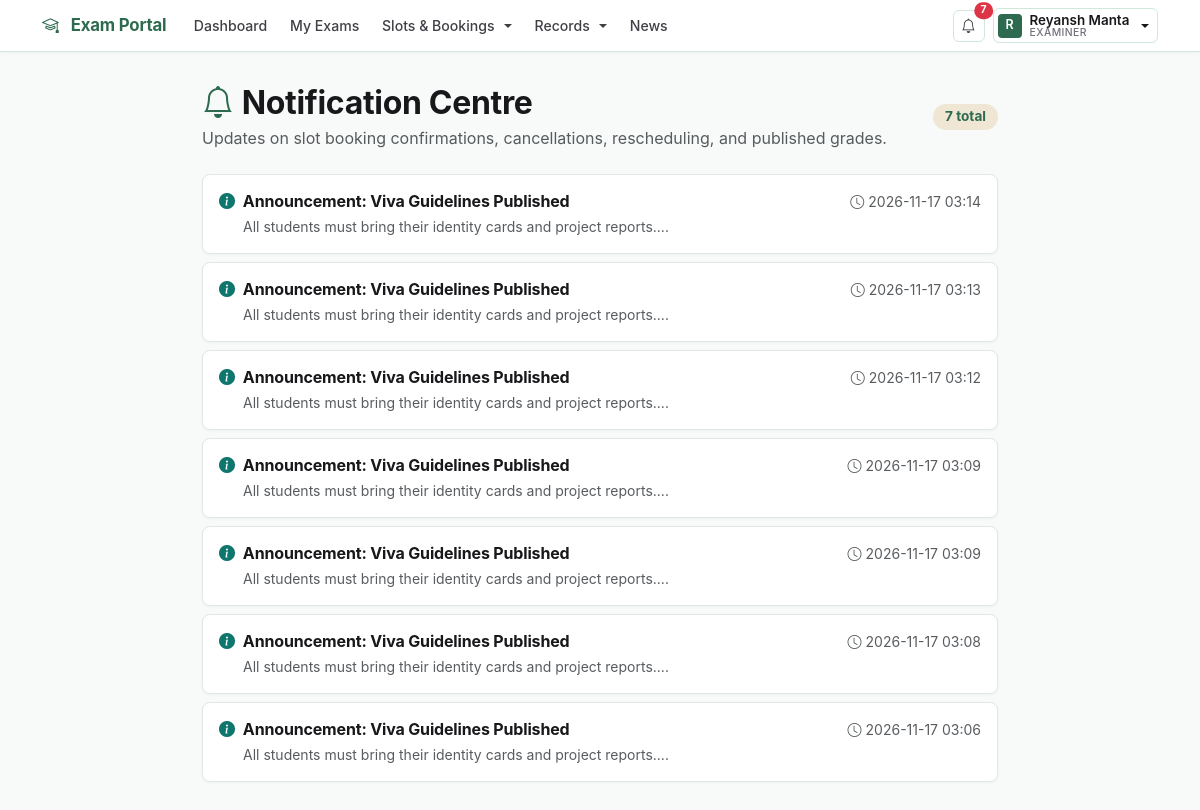
Page /notifications (signed in) on the earlier database version.
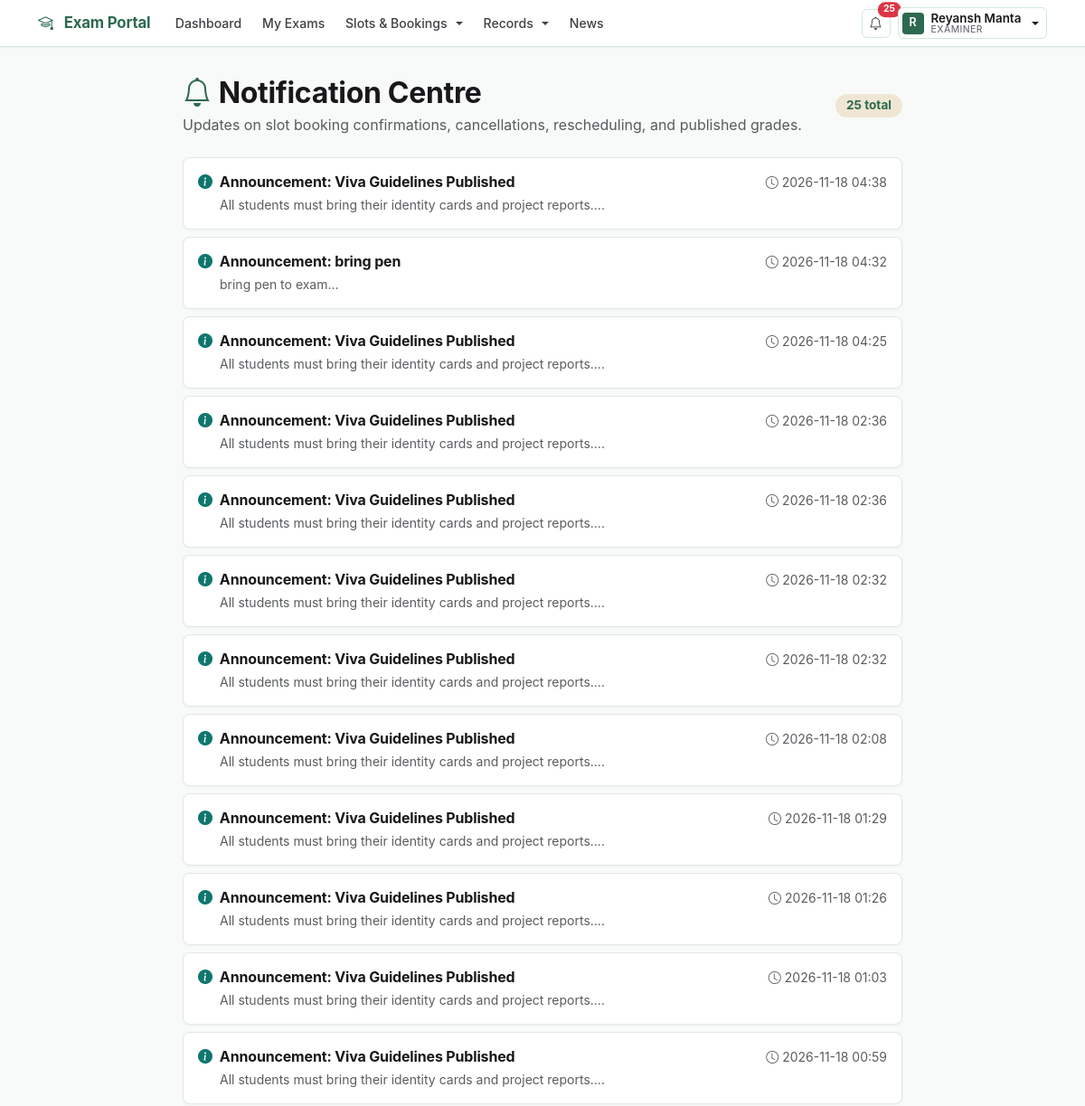
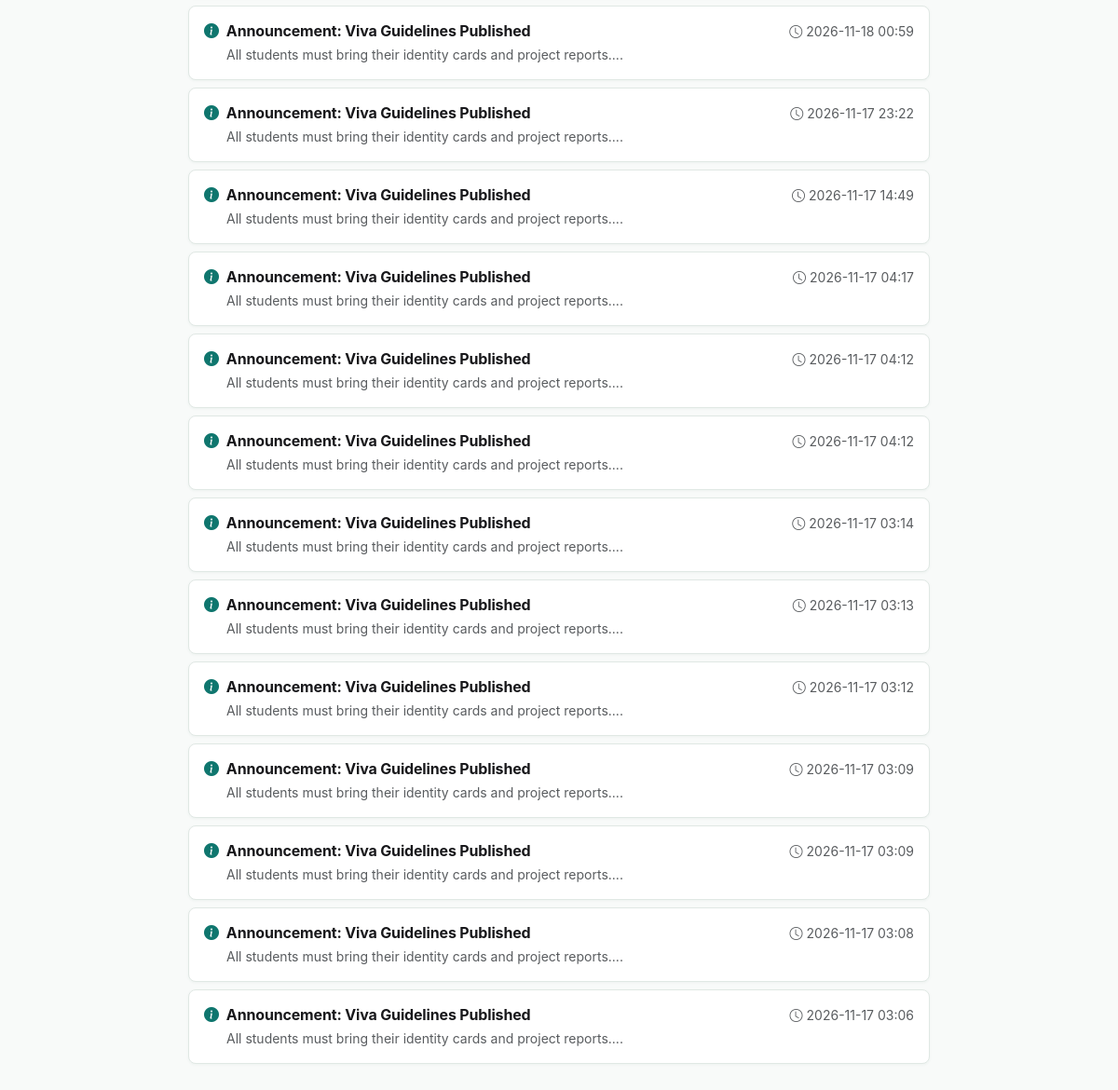
Same page on the later database version (2 pictures, top to bottom).
### models.py (models this page shows, shortened)
class Notification(db.Model):
    id = db.Column(db.Integer, primary_key=True)
    user_id = db.Column(db.Integer, db.ForeignKey("user.id"), nullable=False)
    title = db.Column(db.String(200), nullable=False)
    message = db.Column(db.String(1000), nullable=False)
    category = db.Column(db.String(50), default="info")
    is_read = db.Column(db.Boolean, default=False)
    created_at = db.Column(db.String(30), nullable=False)
    user = db.relationship("User", backref="notifications")

### routes/main.py (the view)
    @app.route("/notifications")
    def notifications_view():
        if "user_id" not in session:
            return redirect(url_for("login"))
        user_id = session["user_id"]
        notifications = Notification.query.filter_by(user_id=user_id).order_by(Notification.id.desc()).all()
        for n in notifications:
            n.is_read = True
        db.session.commit()
        return render_template(
            "notifications.html",
            notifications=notifications
        )

### app.py (called while the page is built)
@app.context_processor
def inject_global_data():
    unread_count = 0
    if "user_id" in session:
        unread_count = Notification.query.filter_by(
            user_id=session["user_id"],
            is_read=False,
        ).count()
    return {"unread_notifications_count": unread_count}

### templates/notifications.html (shortened to what this page needs)
{% extends "base.html" %}
{% block content %}
<div class="container mt-4" style="max-width: 820px;">
    <div class="d-flex justify-content-between align-items-center mb-4">
        <div>
            <h2 class="fw-bold mb-1" style="color: var(--color-text);">
                <i class="bi bi-bell me-2" style="color: var(--color-accent);"></i>Notification Centre
            </h2>
            <p class="text-muted mb-0">Updates on slot booking confirmations, cancellations, rescheduling, and published grades.</p>
        </div>
        <span class="badge rounded-pill" style="background: rgba(200, 150, 62, 0.2); color: var(--color-accent); font-weight: 700; font-size: 0.85rem; padding: 6px 12px;">
            {{ notifications|length }} total
        </span>
    </div>
    {% if notifications %}
    <div class="d-flex flex-column gap-2 mb-4">
        {% for n in notifications %}
        <div class="card shadow-sm">
            <div class="card-body p-3">
                <div class="d-flex w-100 justify-content-between align-items-center mb-1">
                    <h6 class="mb-0 fw-bold d-flex align-items-center gap-2" style="color: var(--color-text);">
                        {% if n.category == 'success' %}
                            <i class="bi bi-check-circle-fill" style="color: var(--color-success);"></i>
                        {% elif n.category == 'warning' %}
                            <i class="bi bi-exclamation-triangle-fill" style="color: var(--color-warning);"></i>
                        {% elif n.category == 'danger' %}
                            <i class="bi bi-x-circle-fill" style="color: var(--color-danger);"></i>
                        {% else %}
                            <i class="bi bi-info-circle-fill" style="color: var(--color-info);"></i>
                        {% endif %}
                        {{ n.title }}
                    </h6>
                    <small class="text-muted"><i class="bi bi-clock me-1"></i>{{ n.created_at }}</small>
                </div>
                <p class="mb-0 text-muted ps-4 small" style="line-height: 1.5;">{{ n.message }}</p>
            </div>
        </div>
        {% endfor %}
    </div>
    {% endif %}
</div>
{% endblock %}

Differences in the rows shown:
added Notification: category "info" (drawn), title "Announcement: Viva Guidelines Published", created_at "2026-11-18 04:38", message "All students must bring their identity cards and project reports...."
added Notification: category "info" (drawn), title "Announcement: bring pen", created_at "2026-11-18 04:32", message "bring pen to exam..."
added Notification: category "info" (drawn), title "Announcement: Viva Guidelines Published", created_at "2026-11-18 04:25", message "All students must bring their identity cards and project reports...."
added Notification: category "info" (drawn), title "Announcement: Viva Guidelines Published", created_at "2026-11-18 02:36", message "All students must bring their identity cards and project reports...."
added Notification: category "info" (drawn), title "Announcement: Viva Guidelines Published", created_at "2026-11-18 02:36", message "All students must bring their identity cards and project reports...."
added Notification: category "info" (drawn), title "Announcement: Viva Guidelines Published", created_at "2026-11-18 02:32", message "All students must bring their identity cards and project reports...."
added Notification: category "info" (drawn), title "Announcement: Viva Guidelines Published", created_at "2026-11-18 02:32", message "All students must bring their identity cards and project reports...."
added Notification: category "info" (drawn), title "Announcement: Viva Guidelines Published", created_at "2026-11-18 02:08", message "All students must bring their identity cards and project reports...."
added Notification: category "info" (drawn), title "Announcement: Viva Guidelines Published", created_at "2026-11-18 01:29", message "All students must bring their identity cards and project reports...."
added Notification: category "info" (drawn), title "Announcement: Viva Guidelines Published", created_at "2026-11-18 01:26", message "All students must bring their identity cards and project reports...."
added Notification: category "info" (drawn), title "Announcement: Viva Guidelines Published", created_at "2026-11-18 01:03", message "All students must bring their identity cards and project reports...."
added Notification: category "info" (drawn), title "Announcement: Viva Guidelines Published", created_at "2026-11-18 00:59", message "All students must bring their identity cards and project reports...."
added Notification: category "info" (drawn), title "Announcement: Viva Guidelines Published", created_at "2026-11-18 00:59", message "All students must bring their identity cards and project reports...."
added Notification: category "info" (drawn), title "Announcement: Viva Guidelines Published", created_at "2026-11-17 23:22", message "All students must bring their identity cards and project reports...."
added Notification: category "info" (drawn), title "Announcement: Viva Guidelines Published", created_at "2026-11-17 14:49", message "All students must bring their identity cards and project reports...."
added Notification: category "info" (drawn), title "Announcement: Viva Guidelines Published", created_at "2026-11-17 04:17", message "All students must bring their identity cards and project reports...."
added Notification: category "info" (drawn), title "Announcement: Viva Guidelines Published", created_at "2026-11-17 04:12", message "All students must bring their identity cards and project reports...."
added Notification: category "info" (drawn), title "Announcement: Viva Guidelines Published", created_at "2026-11-17 04:12", message "All students must bring their identity cards and project reports...."
Other differences:
{{ unread_notifications_count }}: "7" → "25"
{{ notifications|length }}: "7" → "25"
